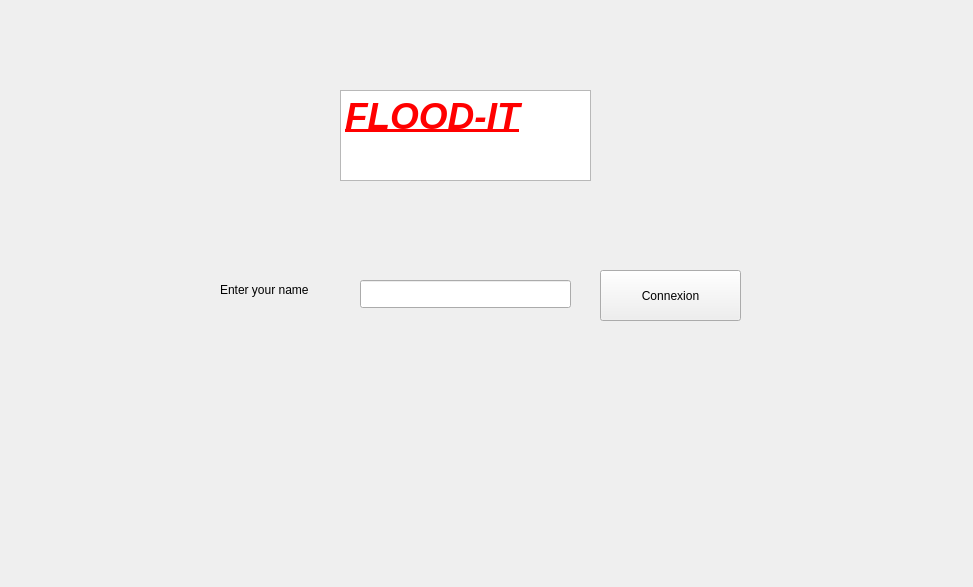
<?xml version="1.0" encoding="UTF-8"?>
<ui version="4.0">
 <class>Connexion</class>
 <widget class="QWidget" name="Connexion">
  <property name="geometry">
   <rect>
    <x>0</x>
    <y>0</y>
    <width>973</width>
    <height>587</height>
   </rect>
  </property>
  <property name="windowTitle">
   <string>Form</string>
  </property>
  <widget class="QPushButton" name="connexionButton">
   <property name="geometry">
    <rect>
     <x>600</x>
     <y>270</y>
     <width>141</width>
     <height>51</height>
    </rect>
   </property>
   <property name="text">
    <string>Connexion</string>
   </property>
  </widget>
  <widget class="QTextBrowser" name="Title">
   <property name="geometry">
    <rect>
     <x>340</x>
     <y>90</y>
     <width>251</width>
     <height>91</height>
    </rect>
   </property>
   <property name="html">
    <string>&lt;!DOCTYPE HTML PUBLIC &quot;-//W3C//DTD HTML 4.0//EN&quot; &quot;http://www.w3.org/TR/REC-html40/strict.dtd&quot;&gt;
&lt;html&gt;&lt;head&gt;&lt;meta name=&quot;qrichtext&quot; content=&quot;1&quot; /&gt;&lt;meta charset=&quot;utf-8&quot; /&gt;&lt;style type=&quot;text/css&quot;&gt;
p, li { white-space: pre-wrap; }
hr { height: 1px; border-width: 0; }
&lt;/style&gt;&lt;/head&gt;&lt;body style=&quot; font-family:'Segoe UI'; font-size:9pt; font-weight:400; font-style:normal;&quot;&gt;
&lt;p style=&quot; margin-top:0px; margin-bottom:0px; margin-left:0px; margin-right:0px; -qt-block-indent:0; text-indent:0px;&quot;&gt;&lt;span style=&quot; font-size:28pt; font-weight:700; font-style:italic; text-decoration: underline; color:#ff0000;&quot;&gt;FLOOD-IT&lt;/span&gt;&lt;/p&gt;&lt;/body&gt;&lt;/html&gt;</string>
   </property>
  </widget>
  <widget class="QLineEdit" name="answerName">
   <property name="geometry">
    <rect>
     <x>360</x>
     <y>280</y>
     <width>211</width>
     <height>28</height>
    </rect>
   </property>
  </widget>
  <widget class="QLabel" name="textName">
   <property name="geometry">
    <rect>
     <x>220</x>
     <y>280</y>
     <width>121</width>
     <height>20</height>
    </rect>
   </property>
   <property name="text">
    <string>Enter your name</string>
   </property>
  </widget>
 </widget>
 <resources/>
 <connections/>
</ui>
